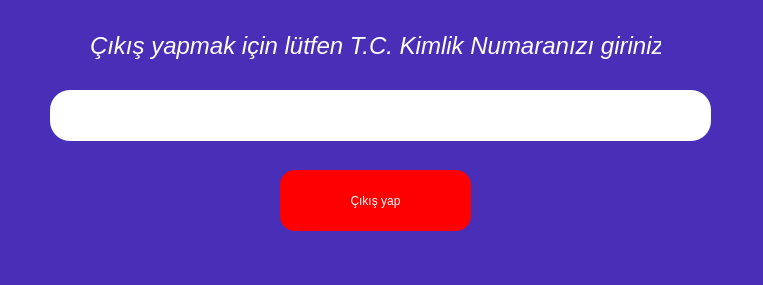
<?xml version="1.0" encoding="UTF-8"?>
<ui version="4.0">
 <class>cikisEkrani</class>
 <widget class="QWidget" name="cikisEkrani">
  <property name="geometry">
   <rect>
    <x>0</x>
    <y>0</y>
    <width>763</width>
    <height>285</height>
   </rect>
  </property>
  <property name="windowTitle">
   <string>Çıkış Ekranı</string>
  </property>
  <property name="styleSheet">
   <string notr="true">background:#492fb8;</string>
  </property>
  <widget class="QLabel" name="label">
   <property name="geometry">
    <rect>
     <x>90</x>
     <y>30</y>
     <width>571</width>
     <height>31</height>
    </rect>
   </property>
   <property name="font">
    <font>
     <pointsize>18</pointsize>
     <italic>true</italic>
    </font>
   </property>
   <property name="styleSheet">
    <string notr="true">color:white;</string>
   </property>
   <property name="text">
    <string>Çıkış yapmak için lütfen T.C. Kimlik Numaranızı giriniz</string>
   </property>
  </widget>
  <widget class="QLineEdit" name="lineEdit">
   <property name="geometry">
    <rect>
     <x>50</x>
     <y>90</y>
     <width>661</width>
     <height>51</height>
    </rect>
   </property>
   <property name="styleSheet">
    <string notr="true">background:white;
border-radius:20px;</string>
   </property>
  </widget>
  <widget class="QPushButton" name="pushButton">
   <property name="geometry">
    <rect>
     <x>280</x>
     <y>170</y>
     <width>191</width>
     <height>61</height>
    </rect>
   </property>
   <property name="styleSheet">
    <string notr="true">color:white;
background:red;
border-radius:15px;</string>
   </property>
   <property name="text">
    <string>Çıkış yap</string>
   </property>
  </widget>
 </widget>
 <resources/>
 <connections/>
</ui>
